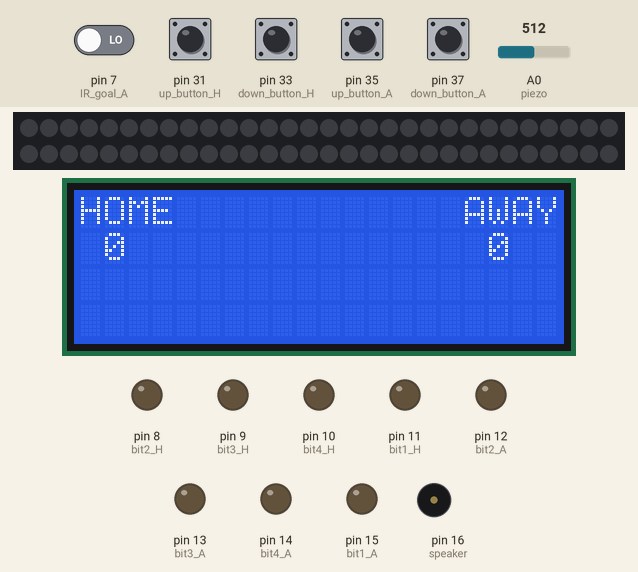
The sketch below on a simulated Arduino Mega 2560, built with avr-gcc and run on an emulated ATmega2560. Parts: 60 RGB LEDs in strip order, left to right, continuing on the next row, 20×4 character LCD, output pins drawn as LEDs (lit = HIGH), buzzer (waves = sounding). The test bench sets the inputs (shaded band); at power-on: pin 7 (IR_goal_A), pin 31 (up_button_H), pin 33 (down_button_H), pin 35 (up_button_A), pin 37 (down_button_A) LOW, A0 (piezo) = 512. Dim RGB values are drawn brighter than linear; what the sketch prints to the serial monitor is not drawn.

Above: at 1.2 s.
1.3 s: pin 7 (IR_goal_A) driven HIGH
At 1.9 s:
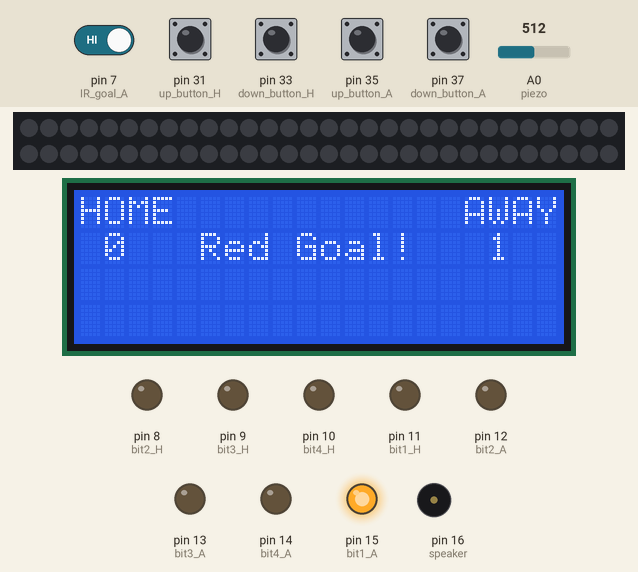
At 3.3 s:
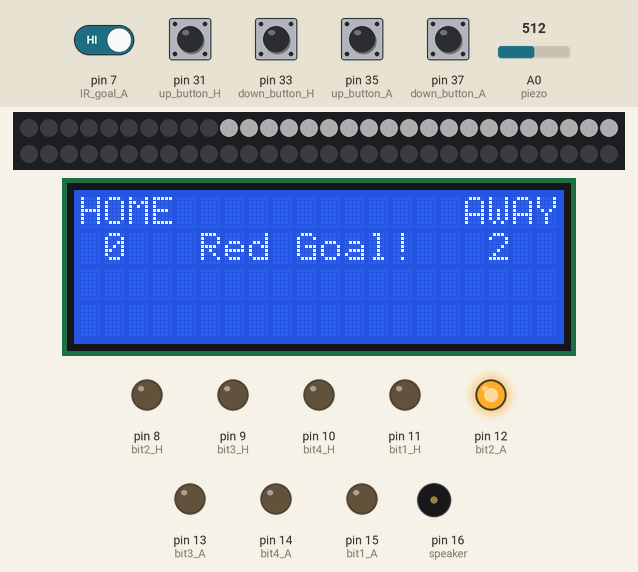
Timing chart, 0 to 3.6 s (numbered marks = the images above; inputs shaded):
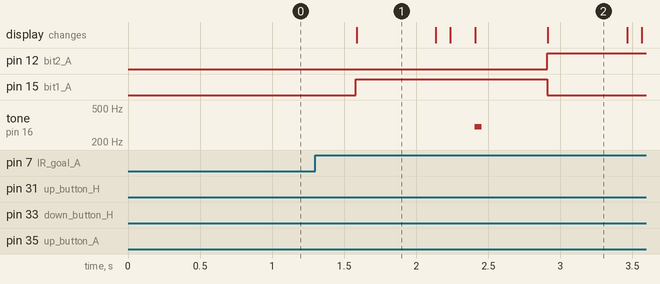

Measured:
- after the input at 1.3 s, pin 12 (bit2_A): LOW → HIGH after 1.6 s; pin 15 (bit1_A): LOW → HIGH after 0.28 s, → LOW 1.3 s later; tone on pin 16 (speaker): silent → 301 Hz after 1.1 s, → silent 0.05 s later; the display: changes after 0.29 s (image 1)
- what the display in image 1 shows lasts 0.5 s, from 1.6 s to 2.1 s

The sketch:

FroshHockey_MASTER.ino
```cpp
//IEEE Concordia
//Summer 2016
//Frosh Hockey

/***********************************************************************
 * H: Home (Blue)
 * A: Away (Red)
 * Variable Naming: feature_attribute_team
 * Function Naming: FeatureAttributeTeam
 * //END Function Name
 * Comment: //Description - Initials
 * TODO: //TODO - task - Initials
 * Coding Practices: 4 space indent, new line for {}, Serial print debug, encapsulate into functions, keep loop() clean, use flags
 **********************************************************************/

//********************** LIBRARIES **********************************//
// ex) #include <LiquidCrystal.h>
#include <LiquidCrystal.h>
#include <DS3231.h>
#include <Adafruit_NeoPixel.h>

//********************* DEFINE *************************************//
#define PIN 6
Adafruit_NeoPixel strip = Adafruit_NeoPixel(60, PIN, NEO_GRB + NEO_KHZ800);
DS3231  rtc(SDA, SCL);

//********************** PINS **************************************//
// ex) const int goal_LED_H = 13; //Home team goal LED - TC

// Pushbuttons
const int up_button_H   = 31;  //Increase Home team score button  - TC
const int down_button_H = 33;  //Decrease Home team score button  - TC
const int up_button_A   = 35;  //Increase Away team score button  - TC
const int down_button_A = 37;  //Decrease Away team score button  - TC

// IR
const int IR_goal_H     = 6;  //Home team IR goal sensor         - TC
const int IR_goal_A     = 7;  //Away team IR goal sensor         - TC

// 7 segment + chip
const int bit2_H        = 8;  //Home 7 segment score CD4511 chip - TC
const int bit3_H        = 9;  //Home 7 segment score CD4511 chip - TC
const int bit4_H       = 10;  //Home 7 segment score CD4511 chip - TC
const int bit1_H       = 11;  //Home 7 segment score CD4511 chip - TC

const int bit2_A        = 12; //Away 7 segment score CD4511 chip - TC
const int bit3_A        = 13; //Away 7 segment score CD4511 chip - TC
const int bit4_A        = 14; //Away 7 segment score CD4511 chip - TC
const int bit1_A        = 15; //Away 7 segment score CD4511 chip - TC

// Speaker
const int speaker       = 16; //Speaker                          - TC

// LCD
LiquidCrystal lcd(22, 24, 26, 2, 3, 4); //LCD                    - ML

// Piezo
const int piezo = A0; // Faceoff piezo                           - ML

//********************* VARIABLES **********************************//
// ex) int score_H = 0; //Home team score - TC

// Goal logic + IR
int score_H = 0;              //Home team score                        - TC
int score_A = 0;              //Away team score                        - TC

bool goal_flag_H = false;      //Home team goal flag                   - TC
bool goal_flag_A = false;      //Away team goal flag                   - TC
bool goal_H;                   //Home team goal                        - TC
bool goal_A;                   //Away team goal                        - TC

// Game logic
int  periodNumber;            //Period                                 - TC
bool overtime_flag;           //Overtime                               - TC
bool game_start_flag;         //Game start                             - TC
bool game_end_flag;           //Game end                               - TC

// Pushbuttons
int button_debounce = 250;     //Timing between button pushes          - TC
int up_button_val_H;           //Increase Home team score button value - TC
int up_button_state_H = LOW;   //Increase Home team score button state - TC
int down_button_val_H;         //Decrease Home team score button value - TC
int down_button_state_H = LOW; //Decrease Home team score button state - TC
int up_button_val_A;           //Increase Away team score button value - TC
int up_button_state_A = LOW;   //Increase Away team score button state - TC
int down_button_val_A;         //Decrease Away team score button value - TC
int down_button_state_A = LOW; //Decrease Away team score button state - TC

// RTC
String time;                  //RTC Input time string                  - RC
int c_seconds;                //Current Seconds                        - RC
int c_minutes;                //Current Minutes                        - RC
int s_seconds;                //Start Seconds                          - RC
int s_minutes;                //Start Minutes                          - RC
int d_seconds;                //Delta Seconds                          - RC
int d_minutes;                //Delta Minutes                          - RC
int t_seconds;                //timer Seconds                          - RC
int t_minutes;                //timer Minutes                          - RC
int period;                   //Periode time in seconds                - RC
int tempb;                    //dummy                                  - RC
char tempa;                   //dummy                                  - RC

// LCD
unsigned long previous_millis; //                                      - ML
unsigned long current_millis;  //                                      - ML

// LED RGB
uint8_t LED_brightness;       //LED RGB brightness control             - RC
uint8_t wait;                 //LED RGB delay                          - RC


// Piezo
int threshold = 400; //                                                - ML
int debounce = 120; //                                                 - ML
int piezo_faceoff; //                                                  - ML

//******************** FUNCTION PROTOTYPES ************************//
// ex) void GoalSiren(bool goal); //Siren sounds for goal scored - TC

void HomeGoal();                                                              //TC
void AwayGoal();                                                              //TC
int ScoreButtonIncrease(int button_val, int button_state, int update_score);  //TC
int ScoreButtonDecrease(int button_val, int button_state, int update_score);  //TC
void Display7SegmentScore(int score, int bit1, int bit2, int bit3, int bit4); //TC
void GoalSiren();                                                             //TC
void PeriodSiren();                                                           //TC
void HomeGoalLEDs(uint8_t wait);                                              //RC
void AwayGoalLEDs(uint8_t wait);                                              //RC
void PeriodLEDs(uint8_t wait);                                                //RC
void StartGameLEDs(uint8_t wait);                                             //RC
void EndGameLEDs(uint8_t wait);                                               //RC
void IdleLEDs(uint8_t wait);                                                  //RC
void decode(void);                                                            //RC
void clock_setup(void);                                                       //RC
void colorWipe(uint32_t c, uint8_t wait);                                     //RC
void LCDPrint();                                                              //ML
void millisDelay(int ms);                                                     //ML
void PrintScore();                                                            //TC
void PrintGoal();                                                             //TC
void PrintClock();                                                            //RC
void PrintPeriod();                                                           //RC
void LCDPrintGoal(int team);                                                  //TC

//*------------------------------------------------------------------------------------------*//
//*------------------------------------------------------------------------------------------*//

void setup() {

  //Serial Monitor - Debug (Ctrl+Shift+m)
  Serial.begin(115200); //9600
  Serial.println("IEEE Concordia - Frosh Hockey 2016-2017");
  Serial.println("H    A");

  //IR Goal sensors
  pinMode(IR_goal_H, INPUT);
  pinMode(IR_goal_A, INPUT);

  //Push buttons to change Home & Away score - TC
  pinMode(up_button_H,   INPUT);
  pinMode(down_button_H, INPUT);
  pinMode(up_button_A,   INPUT);
  pinMode(down_button_A, INPUT);

  //7 segment display Home & Away score - TC
  pinMode(bit1_H, OUTPUT);
  pinMode(bit2_H, OUTPUT);
  pinMode(bit3_H, OUTPUT);
  pinMode(bit4_H, OUTPUT);
  pinMode(bit1_A, OUTPUT);
  pinMode(bit2_A, OUTPUT);
  pinMode(bit3_A, OUTPUT);
  pinMode(bit4_A, OUTPUT);

  // LED RGB
  strip.begin();
  strip.show(); // Initialize all pixels to 'off'

  // RTC
  clock_setup();
  period=300;

  // LCD
  lcd.begin(20,4);

  // Piezo faceoff
  pinMode(piezo, INPUT);

}
// END setup

void loop() {

  //Debug
  PrintScore();
  PrintPeriod();

  wait = 50;

  //Piezo faceoff
  piezo_faceoff = analogRead(piezo);


  //Game timing
  //TODO - period timing

  if(score_H >= 9 || score_A >= 9)
  {
    score_H = score_A = 0;
    game_end_flag = true;
    Serial.println("GAME OVER");
  }

  //TODO - stop game when home/away reach 9 goals
  //TODO - stop game when time expires
  //TODO - overtime scenario

  //LED RGB
  //colorWipe(strip.Color(0, 0, 0), 0);

  //IR Goal sensors
  goal_H = digitalRead(IR_goal_H);
  goal_A = digitalRead(IR_goal_A);

  //Push buttons to change Home & Away score
  up_button_val_H   = digitalRead(up_button_H);
  down_button_val_H = digitalRead(down_button_H);
  up_button_val_A   = digitalRead(up_button_A);
  down_button_val_A = digitalRead(down_button_A);

  if(goal_H)
  {
      Serial.println("IR-Home Goal");
      goal_flag_H = true;
      HomeGoal();
  }

  if(goal_A)
  {
      Serial.println("IR-Away Goal");
      goal_flag_A = true;
      AwayGoal();
  }

  //Button update scores
  score_H = ScoreButtonIncrease(up_button_val_H, up_button_state_H, score_H);
  score_H = ScoreButtonDecrease(down_button_val_H, down_button_state_H, score_H);
  score_A = ScoreButtonIncrease(up_button_val_A, up_button_state_A, score_A);
  score_A = ScoreButtonDecrease(down_button_val_A, down_button_state_A, score_A);

  //7 segment scores
  Display7SegmentScore(score_H, bit1_H, bit2_H, bit3_H, bit4_H);
  Display7SegmentScore(score_A, bit1_A, bit2_A, bit3_A, bit4_A);

  //LCD scores and period time
  LCDPrint();
}
//END loop

//*------------------------------------------------------------------------------------------*//
//*------------------------------------------------------------------------------------------*//

//******************* FUNCTIONS  *********************************//

//****** IR - Goals ********************************//

//Actions when Home goal is scored - TC
void HomeGoal()
{
    score_H++;
    PrintGoal();
    Display7SegmentScore(score_H, bit1_H, bit2_H, bit3_H, bit4_H);
    LCDPrint();
    HomeGoalLEDs(wait);
    GoalSiren();
    goal_flag_H = false;
}//END HomeGoal

//Actions when Away goal is scored - TC
void AwayGoal()
{
    score_A++;
    PrintGoal();
    Display7SegmentScore(score_A, bit1_A, bit2_A, bit3_A, bit4_A);
    LCDPrint();
    AwayGoalLEDs(wait);
    GoalSiren();
    goal_flag_A = false;
}//END AwayGoal


//****** 7 Segment Display + Buttons - Goals ******************//

//Checks if Home or Away up buttons have been pushed, returns new score - TC
int ScoreButtonIncrease(int button_val, int button_state, int update_score)
{
    //Check and set button state
    if(button_val == LOW && button_state == HIGH)
    {
       button_state = LOW;
    }
    //Increment score if button is pushed
    if(button_state == LOW)
    {
        if(button_val == HIGH)
        {
            delay(button_debounce);
            update_score++;
            Serial.println("Button - Add Goal");
            if(update_score > 9)
            {
                Serial.println("GAME OVER");
                update_score = 0;
                game_end_flag = true;
            }
            button_state = HIGH;
        }
     }
  return update_score;
}//END ScoreButtonIncrease

//Checks if Home or Away down buttons have been pushed, returns new score - TC
int ScoreButtonDecrease(int button_val, int button_state, int update_score)
{
    //Check and set button state
    if(button_val == LOW && button_state == HIGH)
    {
       button_state = LOW;
    }
    //Decrement score if button is pushed
    if(button_state == LOW)
    {
        if(button_val == HIGH)
        {
            delay(button_debounce);
            update_score--;
            Serial.println("Button - Remove Goal");
            if(update_score < 1)
            {
                update_score = 0;
            }
            button_state = HIGH;
        }
     }
  return update_score;
}//END ScoreButtonDecrease

//7 segment display of Home & Away scores
void Display7SegmentScore(int score, int bit1, int bit2, int bit3, int bit4)
{
  switch(score)
  {
    case 0: //0000 = 0
        digitalWrite(bit1, B0);
        digitalWrite(bit2, B0);
        digitalWrite(bit3, B0);
        digitalWrite(bit4, B0);
      break;
    case 1: //0001 = 1
        digitalWrite(bit1, B1);
        digitalWrite(bit2, B0);
        digitalWrite(bit3, B0);
        digitalWrite(bit4, B0);
      break;
    case 2: //0010 = 2
        digitalWrite(bit1, B0);
        digitalWrite(bit2, B1);
        digitalWrite(bit3, B0);
        digitalWrite(bit4, B0);
      break;
    case 3: //0011 = 3
        digitalWrite(bit1, B1);
        digitalWrite(bit2, B1);
        digitalWrite(bit3, B0);
        digitalWrite(bit4, B0);
      break;
    case 4: //0100 = 4
        digitalWrite(bit1, B0);
        digitalWrite(bit2, B0);
        digitalWrite(bit3, B1);
        digitalWrite(bit4, B0);
      break;
    case 5: //0101 = 5
        digitalWrite(bit1, B1);
        digitalWrite(bit2, B0);
        digitalWrite(bit3, B1);
        digitalWrite(bit4, B0);
      break;
    case 6: //0110 = 6
        digitalWrite(bit1, B0);
        digitalWrite(bit2, B1);
        digitalWrite(bit3, B1);
        digitalWrite(bit4, B0);
      break;
    case 7: //0111 = 7
        digitalWrite(bit1, B1);
        digitalWrite(bit2, B1);
        digitalWrite(bit3, B1);
        digitalWrite(bit4, B0);
      break;
    case 8: //1000 = 8
        digitalWrite(bit1, B0);
        digitalWrite(bit2, B0);
        digitalWrite(bit3, B0);
        digitalWrite(bit4, B1);
      break;
    case 9: //1001 = 9
        digitalWrite(bit1, B1);
        digitalWrite(bit2, B0);
        digitalWrite(bit3, B0);
        digitalWrite(bit4, B1);
      break;
    default:
        Serial.println ("**ERROR** - 7 segment display score");
      break;
  }
}//END Display7SegmentScore


//****** Speaker  - Goals/Period *************//

//Siren when goal is scored - TC
void GoalSiren()
{
  for(int j = 0; j < 4; j++)
  {
    for(int i = 300; i < 1100; i++)
    {
      tone(speaker,i,50);
    }
    for(int i = 1100; i > 300; i--)
    {
      tone(speaker,i,50);
    }
  }
  noTone(0);
}//END GoalSiren()

//Siren when period is ended - TC
void PeriodSiren()
{
    //ex) tone(speaker, speaker_tone,tone_duration) - TC
    tone(speaker, 500, 2000);
}//END PeriodSiren

//********** LEDs - Goals/Period ***********************//

// Set LED colour  - RC
void colorWipe(uint32_t c, uint8_t wait)
{
  for(uint16_t i=0; i<strip.numPixels(); i++)
  {
      strip.setPixelColor(i, c);
      strip.show();
      delay(wait);
  }
}//END colorWipe

// ***** LED RGB Patterns ****//
void pattern1(uint32_t c) //*****FIRST 10 LEDS
{
  int local=30;// number of led in the pattern
  for(uint16_t i=0; i<local; i++)
  {
      strip.setPixelColor(i, c);
      strip.show();
      //delay(20);
  }
}
void pattern2(uint32_t c) //*****SECOND 10 LEDS
{
  int local=30;// number of led in the pattern
  for(uint16_t i=10; i<local; i++)
  {
      strip.setPixelColor(i, c);
      strip.show();
      //delay(20);
  }
}
void pattern3(uint32_t c1,uint32_t c2,uint8_t wait) //*****30 LEDS
{
  int local=30;// number of led in the pattern
  for(uint16_t i=0; i<local; i++)
  {
      strip.setPixelColor(i, c1);
      strip.show();
      delay(wait);
      strip.setPixelColor(local-i, c2);
      strip.show();
      delay(wait);
  }
}
void pattern4(uint32_t c1,uint32_t c2,uint8_t wait) //*****30 LEDS
{
  int local=20;// number of led in the pattern
  for(uint16_t i=0; i<local/2; i++)
  {
      strip.setPixelColor(i, c1);
      strip.show();
      delay(wait);
  }
  for(uint16_t i=local/2; i<local; i++)
  {
      strip.setPixelColor(i, c2);
      strip.show();
      delay(wait);
  }
   for(uint16_t i=0; i<local/2; i++)
  {
      strip.setPixelColor(i, c2);
      strip.show();
      delay(wait);
  }
  for(uint16_t i=local/2; i<local; i++)
  {
      strip.setPixelColor(i, c1);
      strip.show();
      delay(wait);
  }
}

//LED RGB strips for Home goal
void HomeGoalLEDs(uint8_t wait)
{
  pattern1(strip.Color(50,0,0));
  delay(wait);
  pattern1(strip.Color(0,0,50));
  delay(wait);
  pattern1(strip.Color(50,50,50));
  delay(wait);
}//END HomeGoalLEDs

//LED RGB strips for Away goal
void AwayGoalLEDs(uint8_t wait)
{
  pattern2(strip.Color(50,50,0));
  delay(wait);
  pattern2(strip.Color(50,50,50));
  delay(wait);
}//END AwayGoalLEDs

//LED RGB strip lights at end of periods
void PeriodLEDs(uint8_t wait)
{
  //TODO - TC
}//END PeriodLEDs

//LED RGB strip lights at start of game
void StartGameLEDs(uint8_t wait)
{
  //TODO - TC
}//END StartGameLEDs

//LED RGB strip lights at end of game
void EndGameLEDs(uint8_t wait)
{
  //TODO - TC
}//END EndGameLEDs

//LED RGB strip lights at idle
void IdleLEDs(uint8_t wait)
{
  int i,j;
  for(i=0;i<10;i++)
  {
    switch (i) {
      case 0:
      pattern4(strip.Color(0,0,0),strip.Color(0,0,0),wait);
        break;
      case 1:
      pattern4(strip.Color(50,0,0),strip.Color(0,0,50),wait);
        break;
      case 2:
      pattern4(strip.Color(0,50,0),strip.Color(0,50,0),wait);
        break;
      case 3:
      pattern4(strip.Color(0,0,50),strip.Color(50,0,0),wait);
        break;
        case 4:
      pattern4(strip.Color(0,50,0),strip.Color(0,50,0),wait);
        break;
        case 5:
      pattern4(strip.Color(50,50,0),strip.Color(0,0,50),wait);
        break;
        case 6:
      pattern4(strip.Color(0,50,50),strip.Color(0,50,50),wait);
        break;
        case 7:
      pattern4(strip.Color(50,50,0),strip.Color(50,50,0),wait);
        break;
        case 8:
      pattern4(strip.Color(0,0,0),strip.Color(0,0,0),wait);
        break;
     }
  }
}//END IdleLEDs

//****** LCD Jumbo-tron - Period + Score + Goal *****//

void LCDPrint()
{
    lcd.clear();

    //Goal scored
    if(goal_flag_H)
      LCDPrintGoal(1);

    if(goal_flag_A)
      LCDPrintGoal(0);

    //Main screen
    lcd.setCursor(0,0);
    lcd.print("HOME");
    lcd.setCursor(1,1);
    lcd.print(score_H);

    lcd.setCursor(16,0);
    lcd.print("AWAY");
    lcd.setCursor(17,1);
    lcd.print(score_A);

    millisDelay(500);

}//END LCDPrint

void LCDPrintGoal(int team)
{
  if(team == 1)
  {
        lcd.setCursor(5, 1);
        lcd.print("Blue Goal!");
        millisDelay(500);
        lcd.clear();
        lcd.print("Blue Goal!");

        if(score_A >= 9)
        {
          lcd.setCursor(5,1);
          lcd.print("BLUE TEAMS WINS!");
        }
  }
  else if(team == 0)
  {
        lcd.setCursor(5, 1);
        lcd.print("Red Goal!");

        if(score_A >= 9)
        {
          lcd.setCursor(5,1);
          lcd.print("RED TEAMS WINS!");
        }
  }
}

void millisDelay(int ms)
{
    previous_millis = millis();
    current_millis = millis();
    Serial.println(current_millis);
    while (current_millis - previous_millis < ms)
    {
        current_millis = millis();
    }
}//END millisDelay

//****** RTC - Periods ******************************//

//Configure RTC for period timing - RC
void clock_setup()
{
   // Initialize the rtc object
   rtc.begin();
   // rtc.setTime(17,2,0); //Use this to set actual time
   d_seconds=0;
   d_minutes=0;
  //time=rtc.getTimeStr(2);
  tempa=time.charAt(3);
  s_minutes=((int(tempa)-48)*10);
  tempa=time.charAt(4);
  s_minutes+=((int(tempa)-48)*1);

  tempa=time.charAt(6);
  s_seconds=((int(tempa)-48)*10);
  tempa=time.charAt(7);
  s_seconds+=((int(tempa)-48)*1);

  //For Debuging
  //Serial.print("Decoded Start Time: ");
  //Serial.print(s_minutes);
  //Serial.print(":");
  //Serial.println(s_seconds);

}//END clock_setup

//Updates current period time - RC
void decode()
{
 //time=rtc.getTimeStr(2);// Update the current time
  // Get Current Time
  tempa=time.charAt(3);
  c_minutes=((int(tempa)-48)*10);
  tempa=time.charAt(4);
  c_minutes+=((int(tempa)-48)*1);

  tempa=time.charAt(6);
  c_seconds=((int(tempa)-48)*10);
  tempa=time.charAt(7);
  c_seconds+=((int(tempa)-48)*1);

  // Get Time Pasted
  d_minutes=s_minutes- c_minutes;
  d_seconds=s_seconds- c_seconds;
  d_seconds+=(d_minutes*60);// This line should only be used to add 60 seconds per minute of difference

  tempb=(period+d_seconds);

  t_seconds=tempb %60;
  t_minutes=tempb/60;
  /*
  //Debuging Display currrent Time
  Serial.print("Decoded Time in INT: ");
  Serial.print(c_minutes);
  Serial.print(":");
  Serial.println(c_seconds);
  //Debuging Display currrent Time
  Serial.print("Calculated Seconds pasted: ");
  Serial.println(d_seconds);
  Serial.println(tempb);
  */

}//END decode


//****** Debug **************************************//

// Debug - Print scores - TC
void PrintScore()
{
  Serial.print(score_H);
  Serial.print("    ");
  Serial.print(score_A);
  Serial.println();
} //END PrintScore

// Debug - Print goal messages - TC
void PrintGoal()
{
    //LCDPrint();
    if(goal_flag_H)
    {
      Serial.println("HOME GOAL!");
    }
    if(goal_flag_A)
    {
      Serial.println("AWAY GOAL!");
    }
} //END PrintScore

// Debug - Print period timing
void PrintPeriod()
{
    Serial.print("Period: ");
    Serial.println(periodNumber);
    Serial.print("Time remaining: ");
    Serial.print(t_minutes);
    Serial.print(":");
    Serial.println(t_seconds);
}//END PrintPeriod

//********************************************************************************************//
```
